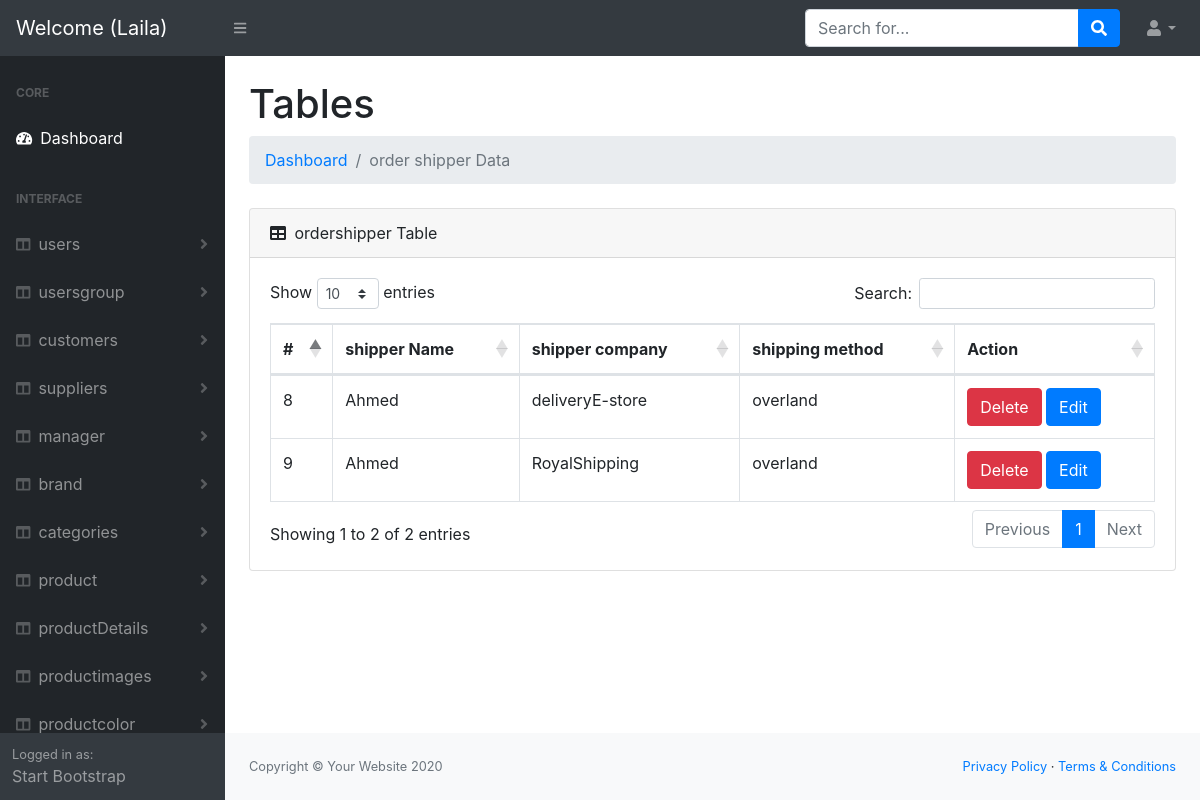
/Dashboard/admin/ordershipper/index.php (signed in), run on the app's committed database.
### tables this page shows
CREATE TABLE `ordershipper` (
  `id` int(11) NOT NULL,
  `userid` int(11) NOT NULL,
  `companyname` varchar(250) NOT NULL,
  `ShippingMethod` varchar(250) NOT NULL
);

CREATE TABLE `users` (
  `id` int(11) NOT NULL,
  `firstName` varchar(50) NOT NULL,
  `lastName` varchar(50) NOT NULL,
  `email` varchar(250) NOT NULL,
  `mobileNo` int(11) NOT NULL,
  `password` text NOT NULL,
  `group_id` int(11) NOT NULL
);

### Dashboard/admin/ordershipper/index.php (the view, shortened to what this page needs)
<?php
include '../helpers/dbconnection.php';
  $sql="SELECT `ordershipper`.*,`users`.`firstName`  FROM `ordershipper` join `users` on `users`.`id` = `ordershipper`.`userid` ";
  $op  = mysqli_query($conn,$sql);
include '../header.php';
?>
<body class="sb-nav-fixed">
   <?php
include '../nav.php';
?>
    <div id="layoutSidenav">
<?php
include '../sidNave.php';
?>
        <div id="layoutSidenav_content">
            <main>
               <div class="container-fluid">
                        <h1 class="mt-4">Tables</h1>
                        <ol class="breadcrumb mb-4">
                        <?php
                        if(isset($_SESSION['errors'])){
                           foreach($_SESSION['errors'] as $key =>  $value){
                            echo '* '.$key.' : '.$value.'<br>';
                           }
                             unset($_SESSION['errors']);
                         }else{
                    ?>
                            <li class="breadcrumb-item"><a href="index.html">Dashboard</a></li>
                            <li class="breadcrumb-item active">order shipper Data</li>
                    <?php } ?>
                        </ol>
                        <div class="card mb-4">
                            <div class="card-header">
                                <i class="fas fa-table mr-1"></i>
                                ordershipper Table
                            </div>
                            <div class="card-body">
                                <div class="table-responsive">
                                    <table class="table table-bordered" id="dataTable" width="100%" cellspacing="0">
                                        <thead>
                                            <tr>
                                                <th>#</th>
                                                <th>shipper Name </th>
                                                <th>shipper company </th>
                                                <th>shipping method</th>
                                                <th>Action</th>
                                            </tr>
                                        </thead>
                                        <tbody>
                             <?php
                                while($result = mysqli_fetch_assoc($op)){
                             ?>
                                        <tr>
                                                <td><?php echo $result['id'];?></td>
                                                <td><?php echo $result['firstName'];?></td>
                                                <td><?php echo $result['companyname'];?></td>
                                                <td><?php echo $result['ShippingMethod'];?></td>
                                                <td>
                                                <a href='delete.php?id=<?php echo $result['id'];?>' class='btn btn-danger m-r-1em'>Delete</a>
                                                <a href='edit.php?id=<?php echo $result['id'];?>' class='btn btn-primary m-r-1em'>Edit</a>
                                                </td>
                                        </tr>
                            <?php } ?>
                                        </tbody>
                                    </table>
                                </div>
                            </div>
                        </div>
                    </div>
            </main>
 <?php
include '../footer.php';
 ?>

### data on the page
ordershipper: id "8", userid.firstName "Ahmed", companyname "deliveryE-store", ShippingMethod "overland"
ordershipper: id "9", userid.firstName "Ahmed", companyname "RoyalShipping", ShippingMethod "overland"

### other printed values
$_SESSION['User']['firstName'] "Laila"
$data "users"
$data "usersgroup"
$data "customers"
$data "suppliers"
$data "manager"
$data "brand"
$data "categories"
$data "product"
$data "productDetails"
$data "productimages"
$data "productcolor"
